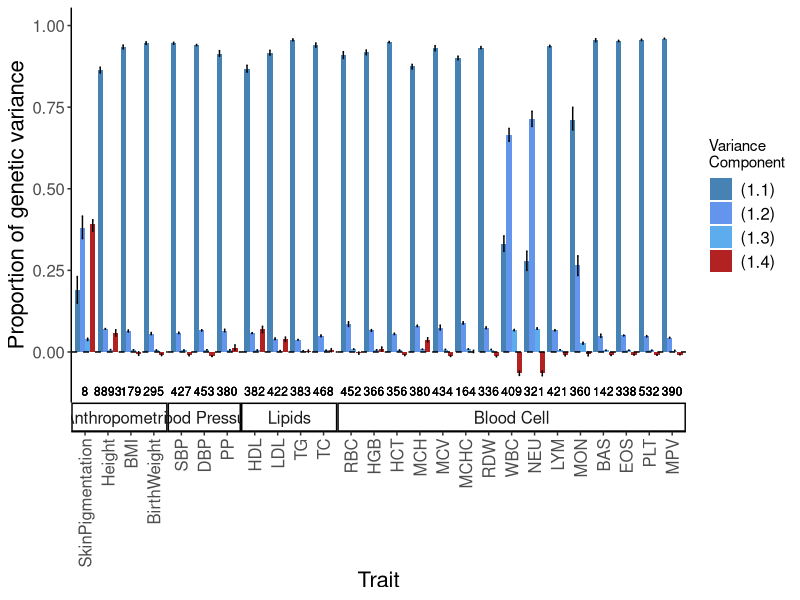
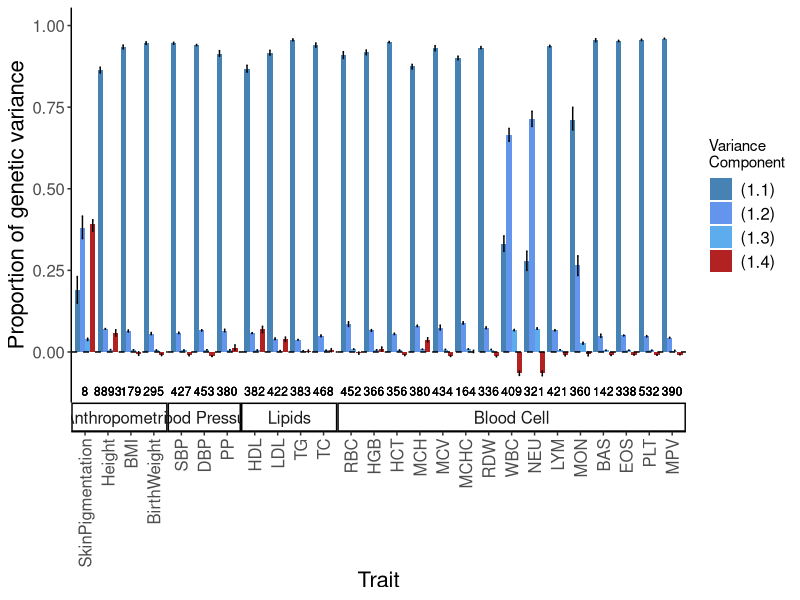

Recreate these plots in R, in order.
library(tidyverse)
library(data.table)

#load in data
vgCI <- fread("vgpCI.txt", header = TRUE)
head(vgCI)
dim(vgCI)

#melt df
df_long <- vgCI %>%
  pivot_longer(cols = starts_with("vg"), 
               names_to = c("vg", "stat"), 
               names_pattern = "(vg\\d)_(.*)") %>%
  pivot_wider(names_from = stat, values_from = value)

head(df_long)

#keep order
df_long <- 
  arrange(df_long, factor(trait, levels = c("SkinPigmentation","Height","BMI","BirthWeight","SBP","DBP","PP","HDL","LDL","TG","TC","RBC","HGB","HCT","MCH","MCV","MCHC","RDW","WBC","NEU","LYM","MON","BAS","EOS","PLT","MPV"))) %>% 
  mutate(trait=factor(trait, levels=unique(trait)))

# add group
df_long$group=c(rep("Anthropometric", 16), rep("Blood Pressure", 12), rep("Lipids", 16), rep("Blood Cell", 15*4))
head(df_long)

#plot 
plt_bar <- ggplot(df_long, aes(x = trait, y = avg, fill = factor(vg, levels = c("vg1", "vg2",'vg3','vg4')))) + 
  geom_bar(stat = "identity", position = position_dodge(width = 0.9)) + 
  geom_errorbar(aes(ymin = CI95l, ymax = CI95r), 
                position = position_dodge(width = 0.9), width = 0.25) +
  geom_text(aes(label = nloci), y=-0.12, colour = 'black', size = 3)+
  scale_y_continuous(limits = c(-0.1, 1)) +
  geom_hline(yintercept = 0, linetype = "dashed", color = "black") +
  theme_classic() +
  ylab("Proportion of genetic variance") +    
  xlab("Trait") +
  scale_fill_manual(values = c("vg1" = "steelblue", "vg2" = "cornflowerblue", 
                               "vg3" = "steelblue2", "vg4" = "firebrick"), 
                    name = "Variance\nComponent", 
                    labels = c("(1.1)", "(1.2)",'(1.3)','(1.4)')) +
  theme(axis.text.x = element_text(angle = 90, vjust = 0.5, hjust = 1, size=12),
        axis.text.y = element_text(angle = 0, hjust = 1, size =12),  
        axis.title.x = element_text(hjust = 0.5, size = 16), 
        axis.title.y = element_text(size = 16),
        legend.text = element_text(size = 12)) +
  facet_grid(~ factor(group, 
                      levels=c("Anthropometric", "Blood Pressure", "Lipids", "Blood Cell")),
             scales = "free_x", space = "free_x", switch = "x") +
  theme(panel.spacing = unit(0, units = "cm"), 
        strip.text.x = element_text(size = 12),
        strip.background = element_rect(fill = NA))

plt_bar

#save plot
ggsave("vgp_terms_CI_multi.png", plot=plt_bar,
       width = 15, height = 8, dpi = 300, units = "in", 
       device='png')
